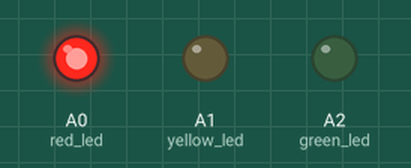
This sketch was run on a simulated Arduino Uno, built with avr-gcc and run on an emulated ATmega328P. On the bench: output pins drawn as LEDs (lit = HIGH).

Above: at 120.06 s.
At 122.69 s:
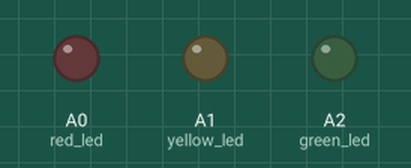
Timing chart, 0 to 123.0 s (numbered marks = the images above):
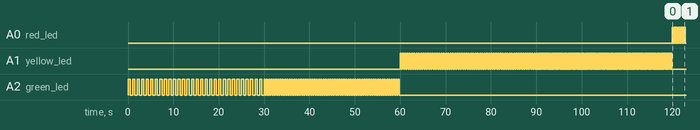

The sketch:

toothbrush_timer.ino
```cpp
int red_led = A0;
int yellow_led = A1;
int green_led = A2;
int one_second = 1000;
int half_second = 500;
int quarter_second = 250;
int eighth_second = 125;

void setup() {
  pinMode(green_led, OUTPUT);
  pinMode(yellow_led, OUTPUT);
  pinMode(red_led, OUTPUT);

  for (int i = 0; i < 30; i++) {
    digitalWrite(green_led, HIGH);
    delay(half_second);
    digitalWrite(green_led, LOW);
    delay(half_second);
  }

  for (int i = 0; i < 60; i++) {
    digitalWrite(green_led, HIGH);
    delay(quarter_second);
    digitalWrite(green_led, LOW);
    delay(quarter_second);
  }

  for (int i = 0; i < 60; i++) {
    digitalWrite(yellow_led, HIGH);
    delay(quarter_second);
    digitalWrite(yellow_led, LOW);
    delay(quarter_second);
  }

  for (int i = 0; i < 120; i++) {
    digitalWrite(yellow_led, HIGH);
    delay(eighth_second);
    digitalWrite(yellow_led, LOW);
    delay(eighth_second);
  }
}

void loop() {
  digitalWrite(red_led, HIGH);
  delay(eighth_second);
  digitalWrite(red_led, LOW);
  delay(eighth_second);
}
```

Measured:
- by itself, A0 (red_led): alternates HIGH for 0.13 s and LOW for 0.13 s
